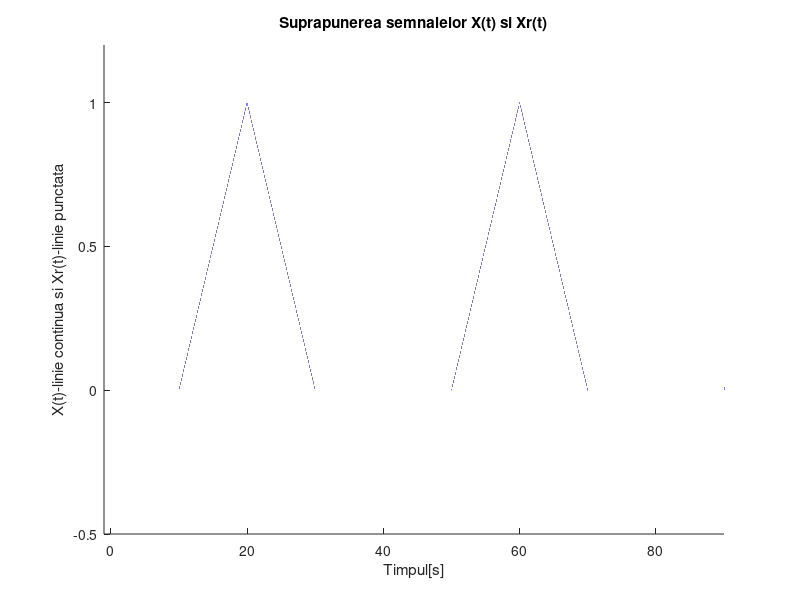
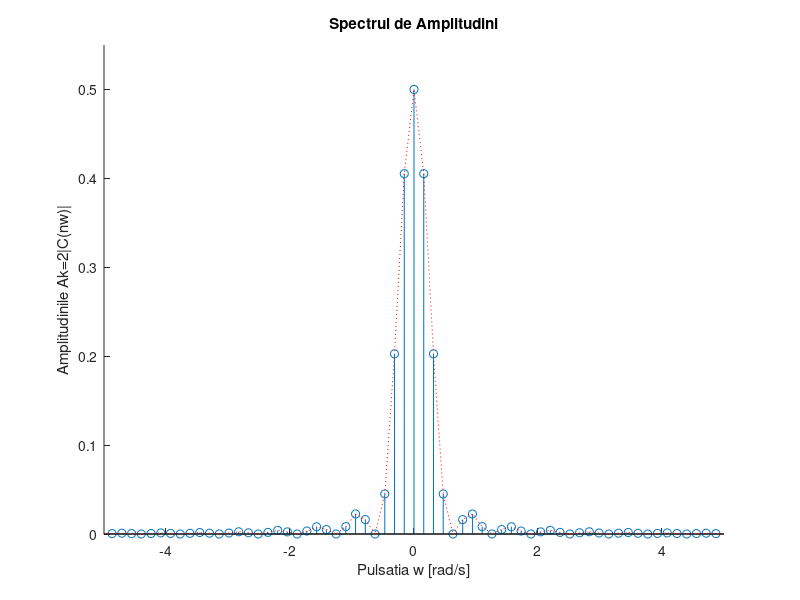

Here is the MATLAB script that generated these plots, in order:
clc 
T=40;
f=1/T;
w=2*pi*f;
t = 0:0.0001:12*T;
N=50;
C = zeros(1,2*N+1);
x=(sawtooth(w*t,0.5)+abs(sawtooth(w*t,0.5)))/2
%semnal triunghiular simetric monoredresat de perioada pricipala T=48s 
for n = -N:N
    C(n+N+1) = 1/T * integral(@(t)(1/2*sawtooth(w*t,0.5)+1/2*abs(sawtooth(w*t,0.5))).*exp(-1j*n*w*t),0,T) ;
    %calculul propriu-zis al coeficientiilor cu formula analitica
    re = real(C(n+N+1));
    im = imag(C(n+N+1));
    if abs(re)<10^-10
        re = 0;
     end
    if abs(im)<10^-10
        im = 0;
    end
    %daca partea reala sau imaginara a unui coeficient este extrem de mica
    %atunci o voi neglija
    C(n+N+1) = re+1j*im ;
    %ca index intr-un vector nu pot avea valori negative de aceea indexul
    %fiecarui element din vector este cu 51 mai mare ca indexul teoretic ai
    %coeficientului, exemplu:C(-50)|teoretic=C(1)|in program, insa acest
    %lucru nu modifica valorile coeficientiilor si functionalitatea
    %programului
end
xr = 0;
for n = -N:N
    xr = xr + C(n+N+1)*exp(1j*n*w*t) ;
end
%am recostruit semnalul initial
figure(1);
hold on
plot(t,real(xr),':r',t,imag(xr),':r');%reprezentarea semnalului reconstruit
plot(t,x);%reprezentarea semnalului initial
axis([-1 90 -0.5 1.2])%delimitarea axelor de coordonate
xlabel("Timpul[s]");
ylabel("X(t)-linie continua si Xr(t)-linie punctata");
title("Suprapunerea semnalelor X(t) si Xr(t)")
%semnalul triunghiular se poate aproxima cu mai putine componente
% si astfel diferenta dintre x si xr este aproape inexistenta
hold off
%prin hold on/off pot reprezenta mai multe grafice in acelasi figura
figure(2);
hold on
stem((-N:N)*w,2*abs(C));
%functia stem este utilizata pentru reprezentarea functilor sau a
%seturi de date cu valori discrete
plot((-N:N)*w,2*abs(C),':r');%infasuratoarea realizate din segmente de dreapta
xlabel('Pulsatia w [rad/s]');
ylabel('Amplitudinile Ak=2|C(nw)|');
axis([-5 5 0 0.55])% delimitarea axelor de coordonate
title('Spectrul de Amplitudini');
hold off
